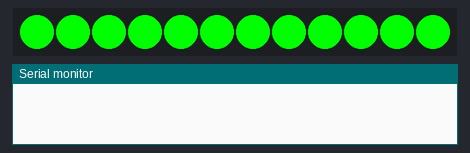
A sketch run on a simulated Arduino Uno, built with avr-gcc and run on an emulated ATmega328P. On the bench: 12 RGB LEDs in strip order, left to right, the last lines printed to the serial monitor. WiFi joins after 1.5 s; servers stay silent unless stated; uploads are accepted with an empty reply.

Above: at 0.3 s.
At 2.6 s:
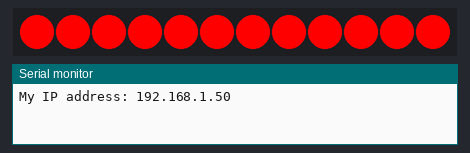
At 30.3 s:
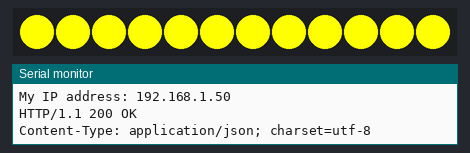

The sketch:

InternetOrb.ino
```cpp
#include <SPI.h>
#include <Ethernet.h>

#include <Adafruit_NeoPixel.h>
#ifdef __AVR__
#include <avr/power.h>
#endif

struct HOST_STRUCT {
  char address[15];
  char host_line[21];
};

// for the neopixel
#define NEO_PIXEL_PIN  9
const int TOTALPIXELS = 12;

Adafruit_NeoPixel pixels = Adafruit_NeoPixel(TOTALPIXELS, NEO_PIXEL_PIN, NEO_GRB + NEO_KHZ800);

byte mac[] = { 0xDE, 0xAD, 0xBE, 0xEF, 0xFE, 0xED };


HOST_STRUCT servers[] = {
  {"www.google.com", "Host: www.google.com"},
  {"www.yahoo.com", "Host: www.yahoo.com"},
  {"www.bing.com", "Host: www.bing.com"}
};
const int total_servers = sizeof(servers) / sizeof(HOST_STRUCT);
int server_ndx = 0;

// static IP address to use if the DHCP fails to assign
IPAddress ip(192, 168, 0, 9);

EthernetClient client;

unsigned long lastConnectionTime = 0;              // last time you connected to a server, in milliseconds
const unsigned long postingInterval = 30L * 1000L; // delay between updates, in milliseconds
int current_successes = 0;

void setup()
{
  Serial.begin(57600);
  while (!Serial)
  {
    ; // wait for serial port to connect. Needed for native USB port only
  }
  pixels.begin(); // This initializes the NeoPixel library.
  blank();
  delay(250);
  OK();
  delay(250);
  BAD();
  delay(250);
  SOME();
  delay(250);
  blank();

  if (Ethernet.begin(mac) == 0)
  {
    Serial.println("Failed to configure Ethernet using DHCP");
    Ethernet.begin(mac, ip);
  }
  // print the Ethernet board/shield's IP address:
  Serial.print("My IP address: ");
  Serial.println(Ethernet.localIP());
}

void blank()
{
  setPixels(0, 0, 0);
}

void setPixels(int r, int g, int b)
{
  for (int i = 0; i < TOTALPIXELS; i++)
  {
    pixels.setPixelColor(i, pixels.Color(r, g, b));
  }
  pixels.show();
}

void BAD()
{
  setPixels(255, 0, 0);
}

void OK()
{
  setPixels(0, 255, 0);
}

void SOME()
{
  setPixels(255, 255, 0);
}


// this method makes a HTTP connection to the server:
boolean httpRequest(HOST_STRUCT *server)
{
  boolean rtn = false;
  client.stop();

  // if there's a successful connection:
  if (client.connect(server->address, 80))
  {
    client.println("HEAD / HTTP/1.1");
    client.println(server->host_line);
    client.println("Connection: close");
    client.println();
    rtn = true;
  }
  else
  {
    // if you couldn't make a connection:
    Serial.println("connection failed");
  }

  return rtn;
}

void loop()
{
  // if there are incoming bytes available
  // from the server, read them and print them:
  if (client.available())
  {
    char c = client.read();
    Serial.print(c);
  }

  // if 60 seconds have passed since your last connection,
  // then connect again and send data:
  if (millis() - lastConnectionTime > postingInterval)
  {

    if (httpRequest(&servers[server_ndx]))
    {
      current_successes = min(total_servers, current_successes + 1);
    }
    else
    {
      current_successes = max(0, current_successes - 1);
    }
    server_ndx = (++server_ndx) % 3;
    lastConnectionTime = millis();
  }

  if (current_successes == total_servers)
  {
    OK();
  }
  else if (current_successes > 0)
  {
    SOME();
  }
  else
  {
    BAD();
  }
}
```

Measured:
- what the display in image 1 shows lasts 27.7 s, from 2.5 s to 30.2 s
